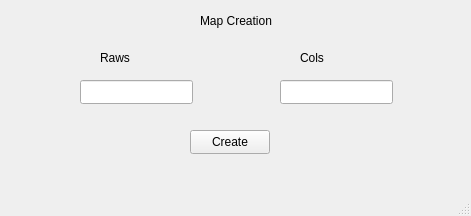
<?xml version="1.0" encoding="UTF-8"?>
<ui version="4.0">
 <class>StartWindow</class>
 <widget class="QMainWindow" name="StartWindow">
  <property name="geometry">
   <rect>
    <x>0</x>
    <y>0</y>
    <width>471</width>
    <height>216</height>
   </rect>
  </property>
  <property name="windowTitle">
   <string>StartWindow</string>
  </property>
  <widget class="QWidget" name="centralwidget">
   <widget class="QLineEdit" name="input_cols">
    <property name="geometry">
     <rect>
      <x>80</x>
      <y>80</y>
      <width>113</width>
      <height>24</height>
     </rect>
    </property>
   </widget>
   <widget class="QLineEdit" name="input_raws">
    <property name="geometry">
     <rect>
      <x>280</x>
      <y>80</y>
      <width>113</width>
      <height>24</height>
     </rect>
    </property>
   </widget>
   <widget class="QLabel" name="text_raws">
    <property name="geometry">
     <rect>
      <x>100</x>
      <y>50</y>
      <width>58</width>
      <height>16</height>
     </rect>
    </property>
    <property name="text">
     <string>Raws</string>
    </property>
   </widget>
   <widget class="QLabel" name="text_cols">
    <property name="geometry">
     <rect>
      <x>300</x>
      <y>50</y>
      <width>58</width>
      <height>16</height>
     </rect>
    </property>
    <property name="text">
     <string>Cols</string>
    </property>
   </widget>
   <widget class="QPushButton" name="pushButton">
    <property name="geometry">
     <rect>
      <x>190</x>
      <y>130</y>
      <width>80</width>
      <height>24</height>
     </rect>
    </property>
    <property name="text">
     <string>Create</string>
    </property>
   </widget>
   <widget class="QLabel" name="label">
    <property name="geometry">
     <rect>
      <x>200</x>
      <y>10</y>
      <width>111</width>
      <height>21</height>
     </rect>
    </property>
    <property name="text">
     <string>Map Creation</string>
    </property>
   </widget>
  </widget>
  <widget class="QStatusBar" name="statusbar"/>
 </widget>
 <resources/>
 <connections/>
</ui>
